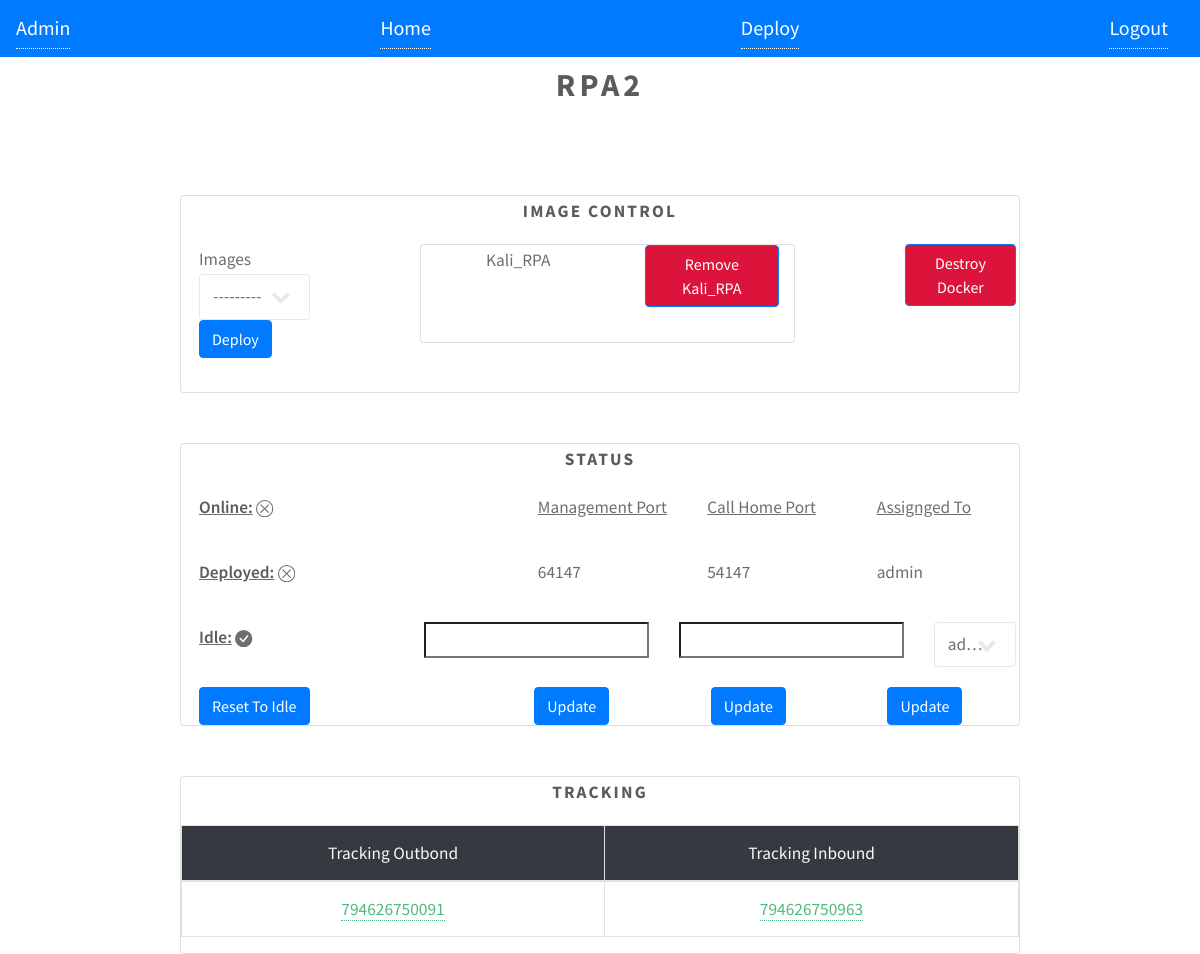
Screenshot of /monitor/device/rpa2/ (signed in) with the database file from the repository.
### Form/models.py (models this page shows, shortened)
class Device(models.Model):
    device_choices = Choices('RPA', 'Qualys', 'VRPA', 'Laptop')
    device_type = models.CharField(choices=device_choices, max_length=200)
    device_name = models.CharField(max_length=200, null=True, blank=True)
    serial_number = models.CharField(max_length=200)
    online = models.BooleanField(default=False)
    idle = models.BooleanField(default=True)
    docker_images = models.ManyToManyField(DockerImage, blank=True)
    image_hostname = models.CharField(max_length=200, default='0.0.0.0')
    call_home_port = models.IntegerField(blank=True, null=True, default = 00000)
    management_port = models.IntegerField(blank=True, null=True, default = 00000)
    assigned_to_user = models.CharField(max_length=200, default='Idle')
    assigned_to_client = models.CharField(max_length=200, default='Idle')
    deployed = models.BooleanField(default=False)
    weight = models.IntegerField(default=10)
    length = models.IntegerField(default=13)
    width = models.IntegerField(default=10)
    height = models.IntegerField(default=5)
    value = models.IntegerField(default=1000)
    inventory_description = models.TextField(max_length=500, default='Inventory & Description')
    associated_order_id = models.IntegerField(blank=True, null=True)
    tracking_number_out = models.CharField(max_length=200, default = 'N/A')
    tracking_number_in = models.CharField(max_length=200, default = 'N/A')
    slug = models.SlugField(blank=True, null=True)
    class Meta:
        ordering = ['-online', '-deployed']

class DockerImage(models.Model):
    image_name = models.CharField(max_length=200)
    os_type = models.CharField(max_length=200)
    description = models.TextField(max_length=500, default='Description')
    deploy_script = models.FileField(upload_to = 'bash_scripts/')
    remove_script = models.FileField(upload_to = 'bash_scripts/')
    def __str__(self):
        return self.image_name

### Form/views.py (the view, shortened to what this page needs)
# urls.py: path('monitor/device/<slug:slug>/', login_required(MonitorView.as_view()), name = 'monitor'),
class MonitorView(FormMixin, DetailView):
    model = Device
    template_name = 'device2.html'
    form_class = DeviceUpdateForm
    def get_context_data(self, **kwargs):
        context = super(MonitorView, self).get_context_data(**kwargs)
        context['users'] = User.objects.all()
        context['device_update_form'] = DeviceUpdateForm()
        return context

### Form/forms.py
class DeviceUpdateForm(forms.Form):
    Images = forms.ModelChoiceField(DockerImage.objects.all(), required=False)
    Management_Port = forms.IntegerField(required=False)
    Call_Home_Port = forms.IntegerField(required=False)
    Assigned_To_User = forms.ChoiceField(initial = {'Users': 'Users'}, choices = user_choices, required=False)
    def __init__(self, *args, **kwargs):
        super(DeviceUpdateForm, self).__init__(*args, **kwargs)
        self.fields['Assigned_To_User'].empty_label = 'Users'

### templates/device2.html (shortened to what this page needs)
<!DOCTYPE HTML>
<html>
	<head>
		{% load static %}
		<body class="is-preload">
		<link rel="stylesheet" href="https://stackpath.bootstrapcdn.com/bootstrap/4.3.1/css/bootstrap.min.css">
		<link rel="stylesheet" href="{% static 'assets/css/main.css' %}" />
	</head>
	<body class="is-preload">
    <nav class="navbar navbar-dark bg-primary">
      <a class="navbar-brand" href="{% url 'admin:index'%}">Admin</a>
      <a class="navbar-brand" href="{% url 'home'%}">Home</a>
      <a class="navbar-brand" href="{% url 'deploy'%}">Deploy</a>
      <a class="navbar-brand" href="{% url 'logout'%}">Logout</a>
      </nav>
      <h1 style="font-size: xx-large;">{{device.serial_number}}</h1>
      <span style="display:block; height: 50px;"></span>
        <div style="width: 70%; margin: auto;" class="card">
        <h1>Image Control</h1>
            <div class="container">
                <div class="row">
                    <div class="col">
                       <form method="POST" name="docker_image_deploy">
                            Images
                           {{ device_update_form.Images }}
                           <button  type="submit" name="docker_image_deploy" class="btn btn-primary">Deploy</button>
                       </form>
                    </div>
                    <div style="text-align: center;" class="col-8">
                        <div style="width: 70%; margin: auto;" class="card">
                            <div class="container">
                                {% for image in device.docker_images.all %}
                                <div class="row">
                                    <div class="col">
                                        {{ image.image_name }}
                                    </div>
                                    <div class="col">
                                        <form method="POST">
                                            <div style="text-align: right;" class="col"> <button style="background-color: crimson;" type="submit" name="remove_docker_image_{{ image.image_name }}" class="btn btn-primary">Remove {{ image.image_name }}</button>
                                            </div>
                                    </div>
                                </div>
                                    {% endfor %}
                        </div>
                        </div>
                    </div>
                <form method="POST">
                    <div style="text-align: right;" class="col"> <button style="background-color: crimson;" type="submit" name="docker_destroy" class="btn btn-primary">Destroy Docker</button></div>
                </div>
            </div>
                </div>
        <span style="display:block; height: 50px;"></span>
        <div style="width: 70%; margin: auto;" class="card">
            <div id="card-header" >
            <h1>Status</h1>
            <div class="container">
                <div class="row">
                    <div class="col">
                <p><u><b>Online:</u></b>
                    </p>
                </div>
                <div class="col">
                </div>
                <div class="col">
                    <u>Management Port</u>
                </div>
                <div class="col">
                <u>Call Home Port</u>
                </div>
                <div class="col">
                <u>Assignged To</u>
                </div>
                </div>
                <div class="row">
                    <div class="col">
                <p><u><b>Deployed:</u></b>
                    </p>
                </div>
                <div class="col">
                </div>
                <div class="col">
                    {{ device.management_port}}
                </div>
                <div class="col">
                    {{ device.call_home_port }}
                </div>
                <div class="col">
                    {{ device.assigned_to_user }}
                </div>
                </div>
                <div class="row">
                    <div class="col">
                <p><u><b>Idle:</u></b>
                    </p>
                </div>
                <div class="col">
                </div>
                <div class="col">
                    {{ device_update_form.Management_Port }}
                </div>
                <div class="col">
                    {{ device_update_form.Call_Home_Port }}
                </div>
                <div class="col">
                    {{ device_update_form.Assigned_To_User }}
                </div>
                </div>
            </div>
            <div class="row">
                <div style="text-align: center;" class="col">
                    <button type="submit" name="reset_to_idle" class="btn btn-primary">Reset To Idle</button>
                </div>
                <div class="col">
                </div>
                <div class="col">
                    <button type="submit" name="update_management_port" class="btn btn-primary">Update</button>
                </div>
                <div class="col">
                    <button type="submit" name="update_call_home_port" class="btn btn-primary">Update</button>
                </div>
                <div class="col">
                    <button type="submit" name="update_assigned_to_user" class="btn btn-primary">Update</button>
                </div>
            </div>
            </div>
        </div>
        <span style="display:block; height: 50px;"></span>
        <div style="width: 70%; margin: auto;" class="card">
        <h1>Tracking</h1>
        <table class="table">
            <thead class=" thread-dark table-bordered ">
            <tr class="text-light bg-dark">
                <th scope="col" style="text-align: center;">Tracking Outbond</th>
                <th scope="col" style="text-align: center;">Tracking Inbound</th>
                <tr>
                    {% if device.tracking_number_out != 'N/A' %}
                    <td style="text-align: center;"><a href="https://www.fedex.com/apps/fedextrack/?action=track&trackingnumber={tracking_number_out}"
                        target="_blank">
                               {{device.tracking_number_out}}
                       </a></td>
                    {% else %}
                       <td style="text-align: center;">N/A</td>
                    {% endif %}
                    {% if device.tracking_number_in != 'N/A' %}
                    <td style="text-align: center;"><a href="https://www.fedex.com/apps/fedextrack/?action=track&trackingnumber={tracking_number_in}"
                        target="_blank">
                               {{device.tracking_number_in}}
                       </a></td>
                    {% endif %}
                </tr>
            </thead>
                </div>
    </body>
</body>
</html>

### static/assets/css/main.css (style rules this page uses)
html, body, div, span, applet, object, iframe, h1, h2, h3, h4, h5, h6, p, blockquote, pre, a, abbr, acronym, address, big, cite, code, del, dfn, em, img, ins, kbd, q, s, samp, small, strike, strong, sub, sup, tt, var, b, u, i, center, dl, dt, dd, ol, ul, li, fieldset, form, label, legend, table, caption, tbody, tfoot, thead, tr, th, td, article, aside, canvas, details, embed, figure, figcaption, footer, header, hgroup, menu, nav, output, ruby, section, summary, time, mark, audio, video { margin: 0; padding: ; border: 0; font-size: 100%; font: inherit; vertical-align: baseline; }
article, aside, details, figcaption, figure, footer, header, hgroup, menu, nav, section { display: block; }
body { line-height: 1; }
table { border-collapse: collapse; border-spacing: 0; }
body { -webkit-text-size-adjust: none; }
input, select, textarea { -moz-appearance: none; -webkit-appearance: none; -ms-appearance: none; appearance: none; }
html { box-sizing: border-box; }
*, *:before, *:after { box-sizing: inherit; }
html, body { height: 100%; }
body { background: #ffffff; }
body.is-preload *, body.is-preload *:before, body.is-preload *:after { -moz-animation: none !important; -webkit-animation: none !important; -ms-animation: none !important; animation: none !important; -moz-transition: none !important; -webkit-transition: none !important; -ms-transition: none !important; transition: none !important; }
body, input, select, textarea { color: #6e6e6e; font-family: 'Source Sans Pro', sans-serif; font-size: 16pt; font-weight: 400; line-height: 1.75em; }
a { -moz-transition: color 0.2s ease-in-out, border-bottom-color 0.2s ease-in-out; -webkit-transition: color 0.2s ease-in-out, border-bottom-color 0.2s ease-in-out; -ms-transition: color 0.2s ease-in-out, border-bottom-color 0.2s ease-in-out; transition: color 0.2s ease-in-out, border-bottom-color 0.2s ease-in-out; border-bottom: dotted 1px; color: #4eb980; text-decoration: none; }
strong, b { font-weight: 600; color: #5b5b5b; }
p, ul, ol, dl, table, blockquote, form { margin: 0 0 2em 0; }
h1, h2, h3, h4, h5, h6 { color: #5b5b5b; font-weight: 700; letter-spacing: 0.125em; line-height: 1.75em; margin-bottom: 1em; text-transform: uppercase; text-align: center; }
.container { margin: 0 auto; max-width: 100%; width: 51em; }
@media screen and (max-width: 1280px) { .container { width: 48em; } }
.row { display: flex; flex-wrap: wrap; box-sizing: border-box; align-items: stretch; }
.row > * { box-sizing: border-box; }
.row > .col-8 { width: 66.66667%; }
.row { margin-top: -30px; margin-left: -30px; }
.row > * { padding: 30px 0 0 30px; }
@media screen and (max-width: 1680px) { .row { display: flex; flex-wrap: wrap; box-sizing: border-box; align-items: stretch; } }
@media screen and (max-width: 1680px) { .row > * { box-sizing: border-box; } }
@media screen and (max-width: 1680px) { .row { margin-top: -30px; margin-left: -30px; } }
@media screen and (max-width: 1680px) { .row > * { padding: 30px 0 0 30px; } }
@media screen and (max-width: 1280px) { .row { display: flex; flex-wrap: wrap; box-sizing: border-box; align-items: stretch; } }
@media screen and (max-width: 1280px) { .row > * { box-sizing: border-box; } }
@media screen and (max-width: 1280px) { .row { margin-top: -30px; margin-left: -30px; } }
@media screen and (max-width: 1280px) { .row > * { padding: 30px 0 0 30px; } }
input[type="text"], input[type="password"], input[type="email"], select, textarea { -moz-appearance: none; -webkit-appearance: none; -ms-appearance: none; appearance: none; -moz-transition: background-color 0.2s ease-in-out; -webkit-transition: background-color 0.2s ease-in-out; -ms-transition: background-color 0.2s ease-in-out; transition: background-color 0.2s ease-in-out; background: none; border-radius: 4px; border: 0; border: solid 1px rgba(224, 224, 224, 0.75); color: inherit; display: block; outline: 0; padding: 0.75em; text-decoration: none; width: 100%; opacity: 1; }
input[type="text"], input[type="password"], input[type="email"], select { line-height: 1em; }
select { background-size: 1.25em; background-repeat: no-repeat; background-position: calc(100% - 1em) center; padding-right: 1.5em; text-overflow: ellipsis; }
select option { color: #5b5b5b; background: #ffffff; }
table { width: 100%; }
@media screen and (max-width: 1680px) { body, input, select, textarea { font-size: 14pt; } }
@media screen and (max-width: 1280px) { body, input, select, textarea { font-size: 13pt; } }

### rows the page displays
Device: serial_number "RPA2", management_port "64147", call_home_port "54147", assigned_to_user "admin", tracking_number_out "794626750091", tracking_number_in "794626750963"
DockerImage: image_name "Kali_RPA"
